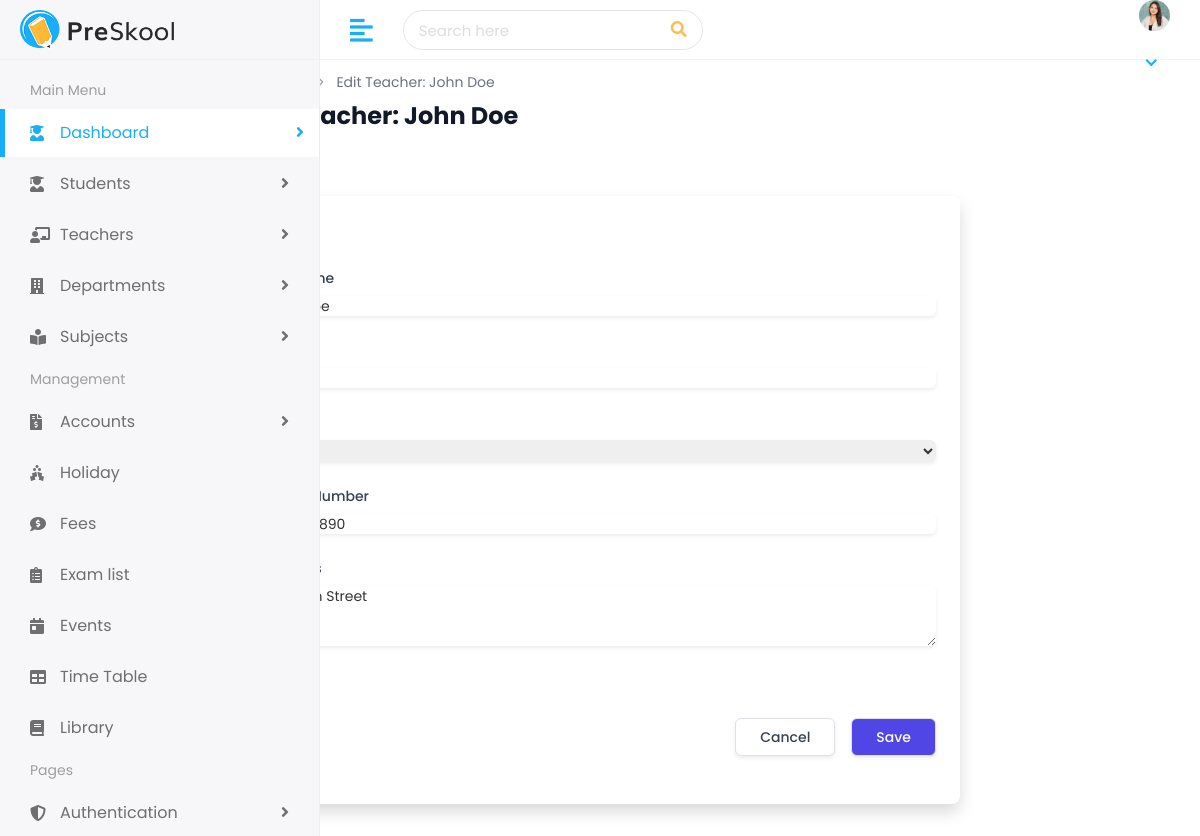
The app's page /teachers/1/edit/ with its own data.
### school/models.py (models this page shows, shortened)
class Teacher(models.Model):
    name = models.CharField(max_length=200)
    age = models.IntegerField()
    gender = models.CharField(max_length=10)
    address = models.TextField()
    phone = models.CharField(max_length=10)
    image=models.ImageField(upload_to='teachers/',null=True,blank=True)

### school/views.py (the view)
# urls.py: path('teachers/<int:pk>/edit/', views.teacher_edit, name='teacher_edit'),
def teacher_edit(request, pk=None):
    if pk:
        teacher = get_object_or_404(Teacher, pk=pk)
        page_title = f'Edit Teacher: {teacher.name}'
    else:
        teacher = None
        page_title = 'Add New Teacher'
    if request.method == 'POST':
        if teacher:
            form = TeacherForm(request.POST, instance=teacher)
        else:
            form = TeacherForm(request.POST)
        if form.is_valid():
            form.save()
            return redirect('teacher_list')
    else:
        if teacher:
            form = TeacherForm(instance=teacher)
        else:
            form = TeacherForm()
    context = {
        'form': form,
        'teacher': teacher,
        'page_title': page_title
    }
    return render(request, 'school/teacher_form.html', context)

### school/views.py
class TeacherForm(forms.ModelForm):
    class Meta:
        model = Teacher
        fields = ['name', 'age', 'gender', 'address', 'phone']
        widgets = {
            'name': forms.TextInput(attrs={'class': 'form-control'}),
            'age': forms.NumberInput(attrs={'class': 'form-control'}),
            'gender': forms.Select(attrs={'class': 'form-control'}, choices=[('Male', 'Male'), ('Female', 'Female'), ('Other', 'Other')]),
            'address': forms.Textarea(attrs={'class': 'form-control', 'rows': 3}),
            'phone': forms.TextInput(attrs={'class': 'form-control'}),
        }

### templates/school/teacher_form.html (shortened to what this page needs)
{% extends 'Home/base1.html' %}
{% load static %}
{% block body %}
<div class="max-w-3xl mx-auto px-4 sm:px-6 lg:px-8 py-8">
    <div class="mb-6 py-10">
        <div class="flex items-center text-sm text-gray-500 mb-2">
            <a href="{% url 'teacher_list' %}" class="hover:text-indigo-500">Teachers</a>
            <svg xmlns="http://www.w3.org/2000/svg" class="h-4 w-4 mx-2 text-gray-400" fill="none" viewBox="0 0 24 24" stroke="currentColor">
                <path stroke-linecap="round" stroke-linejoin="round" stroke-width="2" d="M9 5l7 7-7 7" />
            </svg>
            <span>{{ page_title }}</span>
        </div>
        <h1 class="text-2xl font-bold text-gray-900">{{ page_title }}</h1>
    </div>
    <div class="bg-white shadow overflow-hidden sm:rounded-lg">
        <div class="px-4 py-5 sm:p-6">
            <form method="post" class="space-y-6">
                <div>
                    <label for="{{ form.name.id_for_label }}" class="block text-sm font-medium text-gray-700">Full Name</label>
                    <div class="mt-1">
                        <input type="text" name="{{ form.name.name }}" id="{{ form.name.id_for_label }}"
                               class="shadow-sm focus:ring-indigo-500 focus:border-indigo-500 block w-full sm:text-sm border-gray-300 rounded-md {% if form.name.errors %}border-red-300{% endif %}"
                               value="{{ form.name.value|default:'' }}">
                    </div>
                </div>
                <div>
                    <label for="{{ form.age.id_for_label }}" class="block text-sm font-medium text-gray-700">Age</label>
                    <div class="mt-1">
                        <input type="number" name="{{ form.age.name }}" id="{{ form.age.id_for_label }}"
                               class="shadow-sm focus:ring-indigo-500 focus:border-indigo-500 block w-full sm:text-sm border-gray-300 rounded-md {% if form.age.errors %}border-red-300{% endif %}"
                               value="{{ form.age.value|default:'' }}">
                    </div>
                </div>
                <div>
                    <label for="{{ form.gender.id_for_label }}" class="block text-sm font-medium text-gray-700">Gender</label>
                    <div class="mt-1">
                        <select name="{{ form.gender.name }}" id="{{ form.gender.id_for_label }}"
                                class="shadow-sm focus:ring-indigo-500 focus:border-indigo-500 block w-full sm:text-sm border-gray-300 rounded-md {% if form.gender.errors %}border-red-300{% endif %}">
                            <option value="Male" {% if form.gender.value == 'Male' %}selected{% endif %}>Male</option>
                        </select>
                    </div>
                </div>
                <div>
                    <label for="{{ form.phone.id_for_label }}" class="block text-sm font-medium text-gray-700">Phone Number</label>
                    <div class="mt-1">
                        <input type="text" name="{{ form.phone.name }}" id="{{ form.phone.id_for_label }}"
                               class="shadow-sm focus:ring-indigo-500 focus:border-indigo-500 block w-full sm:text-sm border-gray-300 rounded-md {% if form.phone.errors %}border-red-300{% endif %}"
                               value="{{ form.phone.value|default:'' }}">
                    </div>
                </div>
                <div>
                    <label for="{{ form.address.id_for_label }}" class="block text-sm font-medium text-gray-700">Address</label>
                    <div class="mt-1">
                        <textarea name="{{ form.address.name }}" id="{{ form.address.id_for_label }}" rows="3"
                                  class="shadow-sm focus:ring-indigo-500 focus:border-indigo-500 block w-full sm:text-sm border-gray-300 rounded-md {% if form.address.errors %}border-red-300{% endif %}">{{ form.address.value|default:'' }}</textarea>
                    </div>
                </div>
                <div class="flex justify-end pt-5">
                    <a href="{% url 'teacher_list' %}" class="bg-white py-2 px-4 border border-gray-300 rounded-md shadow-sm text-sm font-medium text-gray-700 hover:bg-gray-50 focus:outline-none focus:ring-2 focus:ring-offset-2 focus:ring-indigo-500">
                        Cancel
                    </a>
                    <button type="submit" class="ml-3 inline-flex justify-center py-2 px-4 border border-transparent shadow-sm text-sm font-medium rounded-md text-white bg-indigo-600 hover:bg-indigo-700 focus:outline-none focus:ring-2 focus:ring-offset-2 focus:ring-indigo-500">
                        Save
                    </button>
                </div>
            </form>
        </div>
    </div>
</div>
{% endblock %}

### static/assets/css/style.css (style rules this page uses)
html { height: 100%; }
body { background-color: #fff; color: #333; font-family: 'Poppins', sans-serif; font-size: 1rem; height: 100%; line-height: 1.5; overflow-x: hidden; }
h1, h2, h3, h4, h5, h6 { font-family: 'Poppins', sans-serif; margin-top: 0; }
input, input:focus, button, button:focus { outline: none; }
input[type=text], input[type=password] { -webkit-appearance: none; -moz-appearance: none; appearance: none; }
.block { display: block !important; }
.bg-white { background-color: #fff; }

### records on screen
Teacher: name "John Doe", gender "Male", phone "1234567890", address "123 Main Street"

### other values on screen
{{ page_title }} "Edit Teacher: John Doe"
